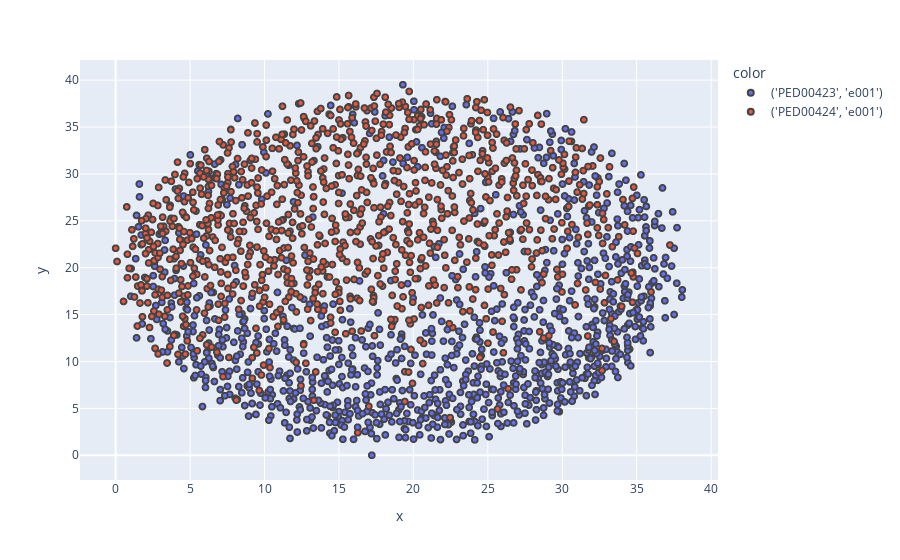

The cell this chart's notebook holds for it:
### Code cell
analysis.dimenfix_scatter_plot_2()

### Figure 1 — Plotly figure (JSON) as saved in the notebook; plotly's stock layout.template omitted (floating-point values rounded to 4 significant figures; data arrays with more than 128 entries replaced by an {"elided": "..."} marker saying what was removed)
{"data": [{"customdata": {"elided": "1000x1 int values"}, "hovertemplate": "color=('PED00423', 'e001')<br>x=%{x}<br>y=%{y}<br>Row=%{customdata[0]}<extra></extra>", "legendgroup": "('PED00423', 'e001')", "marker": {"color": "#636efa", "line": {"width": 2}, "size": 6, "symbol": "circle"}, "mode": "markers", "name": "('PED00423', 'e001')", "showlegend": true, "type": "scattergl", "x": {"elided": "1000 float values"}, "xaxis": "x", "y": {"elided": "1000 float values"}, "yaxis": "y"}, {"customdata": {"elided": "1000x1 int values"}, "hovertemplate": "color=('PED00424', 'e001')<br>x=%{x}<br>y=%{y}<br>Row=%{customdata[0]}<extra></extra>", "legendgroup": "('PED00424', 'e001')", "marker": {"color": "#EF553B", "line": {"width": 2}, "size": 6, "symbol": "circle"}, "mode": "markers", "name": "('PED00424', 'e001')", "showlegend": true, "type": "scattergl", "x": {"elided": "1000 float values"}, "xaxis": "x", "y": {"elided": "1000 float values"}, "yaxis": "y"}], "layout": {"legend": {"title": {"text": "color"}, "tracegroupgap": 0}, "margin": {"t": 60}, "xaxis": {"anchor": "y", "domain": [0, 1], "title": {"text": "x"}}, "yaxis": {"anchor": "x", "domain": [0, 1], "title": {"text": "y"}}}}
